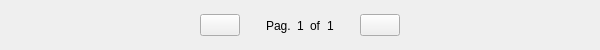
<?xml version="1.0" encoding="UTF-8"?>
<ui version="4.0">
 <class>HorizontalPagination</class>
 <widget class="QWidget" name="HorizontalPagination">
  <property name="geometry">
   <rect>
    <x>0</x>
    <y>0</y>
    <width>600</width>
    <height>50</height>
   </rect>
  </property>
  <property name="windowTitle">
   <string>Form</string>
  </property>
  <property name="styleSheet">
   <string notr="true"/>
  </property>
  <widget class="QFrame" name="HorizontalPaginationCont">
   <property name="geometry">
    <rect>
     <x>0</x>
     <y>0</y>
     <width>600</width>
     <height>50</height>
    </rect>
   </property>
   <layout class="QHBoxLayout" name="horizontalLayout">
    <property name="leftMargin">
     <number>0</number>
    </property>
    <property name="topMargin">
     <number>1</number>
    </property>
    <property name="rightMargin">
     <number>0</number>
    </property>
    <property name="bottomMargin">
     <number>0</number>
    </property>
    <item>
     <spacer name="horizontalSpacer_2">
      <property name="orientation">
       <enum>Qt::Horizontal</enum>
      </property>
      <property name="sizeHint" stdset="0">
       <size>
        <width>40</width>
        <height>20</height>
       </size>
      </property>
     </spacer>
    </item>
    <item>
     <widget class="QPushButton" name="previous">
      <property name="text">
       <string/>
      </property>
     </widget>
    </item>
    <item>
     <spacer name="horizontalSpacer">
      <property name="orientation">
       <enum>Qt::Horizontal</enum>
      </property>
      <property name="sizeType">
       <enum>QSizePolicy::Fixed</enum>
      </property>
      <property name="sizeHint" stdset="0">
       <size>
        <width>20</width>
        <height>20</height>
       </size>
      </property>
     </spacer>
    </item>
    <item>
     <widget class="QLabel" name="page">
      <property name="text">
       <string>Pag.</string>
      </property>
     </widget>
    </item>
    <item>
     <widget class="QLabel" name="currentPage">
      <property name="text">
       <string notr="true">1</string>
      </property>
     </widget>
    </item>
    <item>
     <widget class="QLabel" name="connector">
      <property name="text">
       <string>of</string>
      </property>
     </widget>
    </item>
    <item>
     <widget class="QLabel" name="totalPages">
      <property name="text">
       <string notr="true">1</string>
      </property>
     </widget>
    </item>
    <item>
     <spacer name="horizontalSpacerRight">
      <property name="orientation">
       <enum>Qt::Horizontal</enum>
      </property>
      <property name="sizeType">
       <enum>QSizePolicy::Fixed</enum>
      </property>
      <property name="sizeHint" stdset="0">
       <size>
        <width>20</width>
        <height>20</height>
       </size>
      </property>
     </spacer>
    </item>
    <item>
     <widget class="QPushButton" name="next">
      <property name="text">
       <string/>
      </property>
     </widget>
    </item>
    <item>
     <spacer name="horizontalSpacer_3">
      <property name="orientation">
       <enum>Qt::Horizontal</enum>
      </property>
      <property name="sizeHint" stdset="0">
       <size>
        <width>40</width>
        <height>20</height>
       </size>
      </property>
     </spacer>
    </item>
   </layout>
  </widget>
 </widget>
 <resources/>
 <connections/>
</ui>
